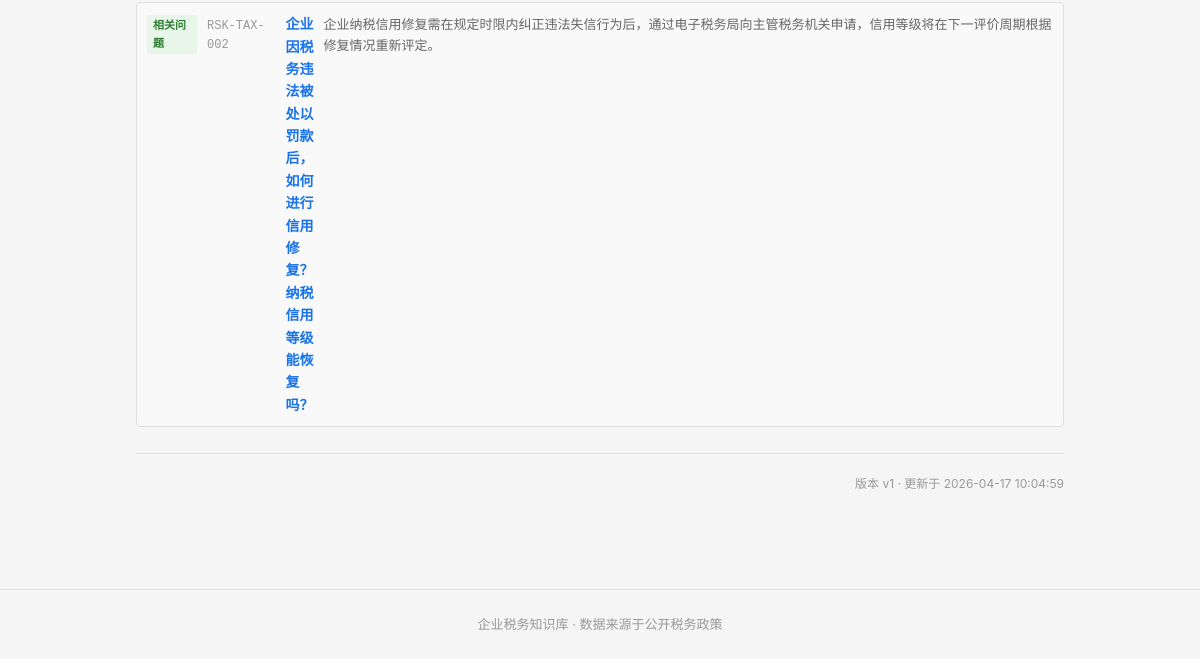
Page /question/RSK-TAX-001 (lower part) on the earlier database version.
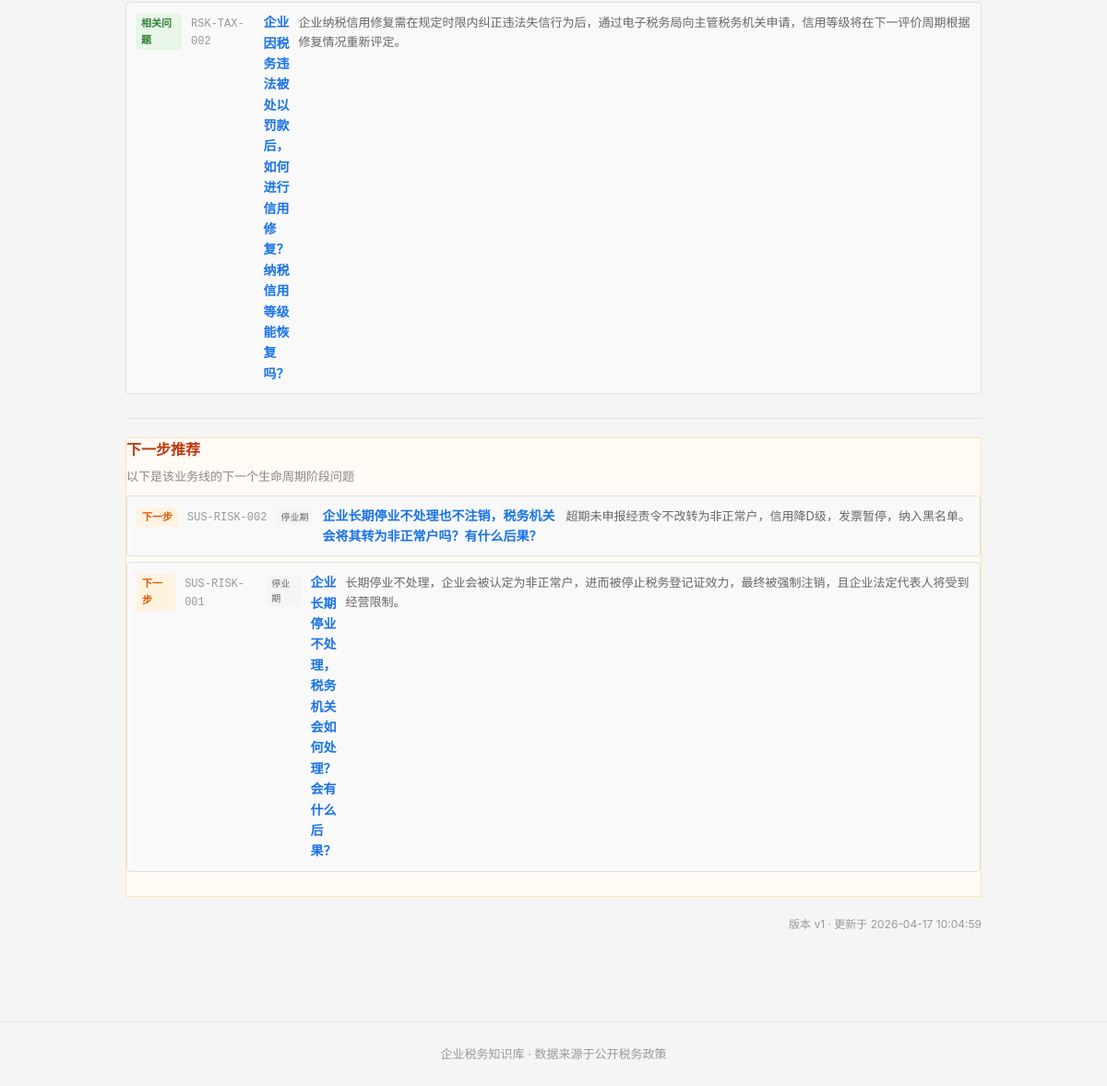
Same page on the later database version.
### tables this page shows
CREATE TABLE question_relation (
    id              INTEGER PRIMARY KEY AUTOINCREMENT,
    question_id     INTEGER NOT NULL,
    related_id      INTEGER NOT NULL,
    relation_type   TEXT NOT NULL,
    display_order   INTEGER NOT NULL DEFAULT 1,

    FOREIGN KEY (question_id) REFERENCES question_master(id) ON DELETE CASCADE,
    FOREIGN KEY (related_id)  REFERENCES question_master(id) ON DELETE CASCADE
);

CREATE TABLE question_master (
    id              INTEGER PRIMARY KEY AUTOINCREMENT,
    question_code   TEXT NOT NULL UNIQUE,
    question_title  TEXT NOT NULL,
    question_plain  TEXT NOT NULL,

    -- 分类
    stage_code      TEXT NOT NULL,
    module_code     TEXT NOT NULL,
    question_type   TEXT NOT NULL,

    -- 答案
    one_line_answer TEXT NOT NULL,
    detailed_answer TEXT,
    core_definition TEXT,

    -- 条件与边界
    applicable_conditions TEXT,
    exceptions_boundary   TEXT,

    -- 实务
    practical_steps TEXT,
    risk_warning    TEXT,

    -- 适用范围
    scope_level     TEXT NOT NULL DEFAULT 'scope_national',
    local_region    TEXT,

    -- 确定性
    answer_certainty TEXT NOT NULL DEFAULT 'certain_clear',

    -- 元数据
    keywords        TEXT,
    high_frequency_flag INTEGER NOT NULL DEFAULT 0,
    newbie_flag     INTEGER NOT NULL DEFAULT 0,

    -- 版本管理
    status          TEXT NOT NULL DEFAULT 'draft',
    version_no      INTEGER NOT NULL DEFAULT 1,

    -- 审计字段
    created_at      TEXT NOT NULL DEFAULT (datetime('now')),
    updated_at      TEXT NOT NULL DEFAULT (datetime('now'))
);

### backend/app.py (the view)
    @app.route('/question/<question_code>')
    def question_detail(question_code):
        from services.question_service import QuestionService
        svc = QuestionService()
        detail = svc.get_question_detail(question_code)
        if not detail:
            return "问题不存在", 404
        stages = svc.get_stages()
        modules = svc.get_modules()
        return render_template('detail.html',
                               detail=detail, stages=stages, modules=modules)

### backend/services/question_service.py (called while the page is built)
    def _query(self, sql, params=None):
        conn = sqlite3.connect(self.db_path)
        conn.execute("PRAGMA foreign_keys = ON")
        conn.row_factory = sqlite3.Row
        cur = conn.cursor()
        if params:
            cur.execute(sql, params)
        else:
            cur.execute(sql)
        rows = cur.fetchall()
        conn.close()
        return [dict(r) for r in rows]

    def _query_one(self, sql, params=None):
        rows = self._query(sql, params)
        return rows[0] if rows else None

    def get_stages(self):
        return self._query("""
            SELECT tag_code, tag_name
            FROM tag_dict
            WHERE tag_category = 'stage'
            ORDER BY display_order
        """)

    def get_modules(self):
        return self._query("""
            SELECT tag_code, tag_name
            FROM tag_dict
            WHERE tag_category = 'module'
            ORDER BY display_order
        """)

### frontend/templates/detail.html (shortened to what this page needs)
{% extends "base.html" %}
{% macro stage_label(code) %}
    {%- if code == 'SET' -%}设立期
    {%- elif code == 'OPR' -%}开业期
    {%- elif code == 'CHG' -%}变更期
    {%- elif code == 'RSK' -%}风险期
    {%- elif code == 'SUS' -%}停业期
    {%- elif code == 'CLS' -%}注销期
    {%- else -%}{{ code }}{%- endif -%}
{% endmacro %}
{% macro relation_type_label(code) %}
    {%- if code == 'related' -%}相关问题
    {%- elif code == 'next_step' -%}下一步
    {%- elif code == 'prerequisite' -%}前提问题
    {%- elif code == 'similar' -%}相似问题
    {%- elif code == 'see_also' -%}交叉参考
    {%- else -%}{{ code }}{%- endif -%}
{% endmacro %}
{% block main %}
{% if detail.relations %}
<div class="detail-section relations">
    <ul class="relation-list">
        {% for r in detail.relations %}
        <li>
            <a href="/question/{{ r.question_code }}" class="relation-link">
                <span class="rel-type-badge type-{{ r.relation_type }}">{{ relation_type_label(r.relation_type) }}</span>
                <span class="rel-code">{{ r.question_code }}</span>
                <span class="rel-title">{{ r.question_title }}</span>
                <span class="rel-answer">{{ r.one_line_answer }}</span>
            </a>
        </li>
        {% endfor %}
    </ul>
</div>
{% endif %}
{% if detail.next_step_questions %}
<div class="detail-section next-step">
    <h3>下一步推荐</h3>
    <p class="next-step-hint">以下是该业务线的下一个生命周期阶段问题</p>
    <ul class="relation-list">
        {% for r in detail.next_step_questions %}
        <li>
            <a href="/question/{{ r.question_code }}" class="relation-link">
                <span class="rel-type-badge type-next">下一步</span>
                <span class="rel-code">{{ r.question_code }}</span>
                <span class="rel-stage-badge">{{ stage_label(r.stage_code) }}</span>
                <span class="rel-title">{{ r.question_title }}</span>
                <span class="rel-answer">{{ r.one_line_answer }}</span>
            </a>
        </li>
        {% endfor %}
    </ul>
</div>
{% endif %}
<div class="detail-footer">
    <span>版本 v{{ detail.version_no }} · 更新于 {{ detail.updated_at }}</span>
</div>
{% endblock %}

### frontend/templates/base.html (shortened to what this page needs)
<!DOCTYPE html>
<html lang="zh-CN">
<head>
    <link rel="stylesheet" href="{{ url_for('static', filename='css/style.css') }}">
</head>
<body>
    <main class="container main-content">
        {% block main %}{% endblock %}
    </main>
    <footer class="site-footer">
        <div class="container">
            <p>企业税务知识库 · 数据来源于公开税务政策</p>
        </div>
    </footer>
</body>
</html>

### frontend/static/css/style.css (style rules this page uses)
:root { --bg: #f5f5f5; --surface: #ffffff; --border: #e0e0e0; --text: #222222; --text-secondary: #666666; --text-light: #999999; --accent: #1a73e8; --accent-hover: #1557b0; --warning-bg: #fff8e1; --warning-border: #ffc107; --exception-bg: #fff3e0; --exception-border: #ff9800; --tag-stage: #e3f2fd; --tag-module: #f3e5f5; --tag-hf: #fce4ec; --tag-newbie: #e8f5e9; --certainty-clear: #c8e6c9; --certainty-condition: #fff9c4; --certainty-dispute: #ffcdd2; }
* { box-sizing: border-box; margin: 0; padding: 0; }
body { font-family: -apple-system, BlinkMacSystemFont, "Segoe UI", Roboto, "Helvetica Neue", Arial, sans-serif; background: var(--bg); color: var(--text); line-height: 1.6; }
a { color: var(--accent); text-decoration: none; }
.container { max-width: 960px; margin: 0 auto; padding: 0 16px; }
.main-content { padding: 24px 16px 48px; }
.detail-section { margin-bottom: 20px; padding-bottom: 20px; border-bottom: 1px solid var(--border); }
.detail-section h3 { font-size: 16px; font-weight: 600; margin-bottom: 10px; }
.relation-list { list-style: none; margin-top: 8px; }
.relation-link { display: flex; align-items: baseline; gap: 10px; padding: 10px; background: #f9f9f9; border: 1px solid var(--border); border-radius: 4px; margin-bottom: 6px; }
.rel-code { font-size: 12px; color: var(--text-light); font-family: monospace; }
.rel-title { font-size: 14px; font-weight: 600; flex: 1; }
.rel-answer { font-size: 13px; color: var(--text-secondary); }
.detail-footer { text-align: right; font-size: 12px; color: var(--text-light); margin-top: 16px; }
.rel-type-badge { font-size: 11px; padding: 2px 6px; border-radius: 3px; font-weight: 600; background: #e8f0fe; color: var(--accent); }
.rel-type-badge.type-related { background: #e8f5e9; color: #2e7d32; }
.rel-type-badge.type-next { background: #fff3e0; color: #e65100; }
.rel-stage-badge { font-size: 10px; padding: 1px 5px; border-radius: 3px; background: #f5f5f5; color: #666; }
.next-step { border: 1px solid #ffe0b2; background: #fffbf5; }
.next-step h3 { color: #bf360c; }
.next-step-hint { font-size: 13px; color: #888; margin: -5px 0 10px; }
.site-footer { text-align: center; padding: 24px 0; color: var(--text-light); font-size: 13px; border-top: 1px solid var(--border); margin-top: 48px; }

Differences in the rows shown:
added question_master: question_code "SUS-RISK-002", stage_code "停业期", question_title "企业长期停业不处理也不注销，税务机关会将其转为非正常户吗？有什么后果？", one_line_answer "超期未申报经责令不改转为非正常户，信用降D级，发票暂停，纳入黑名单。"
added question_master: question_code "SUS-RISK-001", stage_code "停业期", question_title "企业长期停业不处理，税务机关会如何处理？会有什么后果？", one_line_answer "长期停业不处理，企业会被认定为非正常户，进而被停止税务登记证效力，最终被强制注销，且企业法定代表人将受到经营限制。"
Other differences:
text now shown: "下一步推荐 以下是该业务线的下一个生命周期阶段问题"
